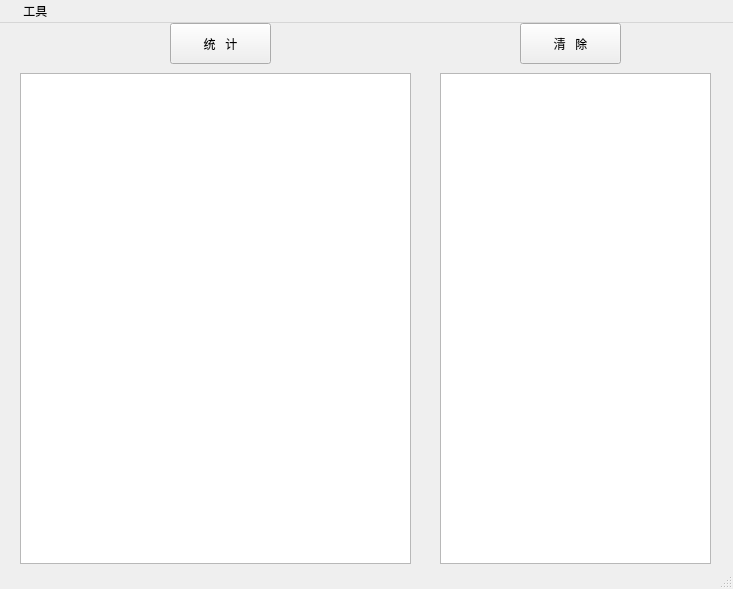
<?xml version="1.0" encoding="UTF-8"?>
<ui version="4.0">
 <class>MainWindow</class>
 <widget class="QMainWindow" name="MainWindow">
  <property name="geometry">
   <rect>
    <x>0</x>
    <y>0</y>
    <width>733</width>
    <height>589</height>
   </rect>
  </property>
  <property name="windowTitle">
   <string>MainWindow</string>
  </property>
  <widget class="QWidget" name="centralwidget">
   <widget class="QWidget" name="widget_2" native="true">
    <property name="geometry">
     <rect>
      <x>440</x>
      <y>50</y>
      <width>271</width>
      <height>491</height>
     </rect>
    </property>
    <widget class="QTextEdit" name="textEdit_2">
     <property name="geometry">
      <rect>
       <x>0</x>
       <y>0</y>
       <width>271</width>
       <height>491</height>
      </rect>
     </property>
    </widget>
   </widget>
   <widget class="QPushButton" name="pushButton">
    <property name="geometry">
     <rect>
      <x>170</x>
      <y>0</y>
      <width>101</width>
      <height>41</height>
     </rect>
    </property>
    <property name="text">
     <string>统   计</string>
    </property>
   </widget>
   <widget class="QPushButton" name="pushButton_2">
    <property name="geometry">
     <rect>
      <x>520</x>
      <y>0</y>
      <width>101</width>
      <height>41</height>
     </rect>
    </property>
    <property name="text">
     <string>清   除</string>
    </property>
   </widget>
   <widget class="QWidget" name="widget" native="true">
    <property name="geometry">
     <rect>
      <x>20</x>
      <y>50</y>
      <width>391</width>
      <height>491</height>
     </rect>
    </property>
    <widget class="QTextEdit" name="textEdit">
     <property name="geometry">
      <rect>
       <x>0</x>
       <y>0</y>
       <width>391</width>
       <height>491</height>
      </rect>
     </property>
    </widget>
   </widget>
  </widget>
  <widget class="QMenuBar" name="menubar">
   <property name="geometry">
    <rect>
     <x>0</x>
     <y>0</y>
     <width>733</width>
     <height>23</height>
    </rect>
   </property>
   <widget class="QMenu" name="menu">
    <property name="title">
     <string/>
    </property>
   </widget>
   <widget class="QMenu" name="menu_2">
    <property name="title">
     <string>工具 </string>
    </property>
    <addaction name="separator"/>
    <addaction name="action_2"/>
    <addaction name="action_5"/>
   </widget>
   <addaction name="menu"/>
   <addaction name="menu_2"/>
  </widget>
  <widget class="QStatusBar" name="statusbar"/>
  <action name="action_2">
   <property name="text">
    <string> 打印</string>
   </property>
   <property name="save (1)" stdset="0">
    <string/>
   </property>
  </action>
  <action name="action_5">
   <property name="text">
    <string>另存为</string>
   </property>
  </action>
 </widget>
 <resources/>
 <connections/>
</ui>
